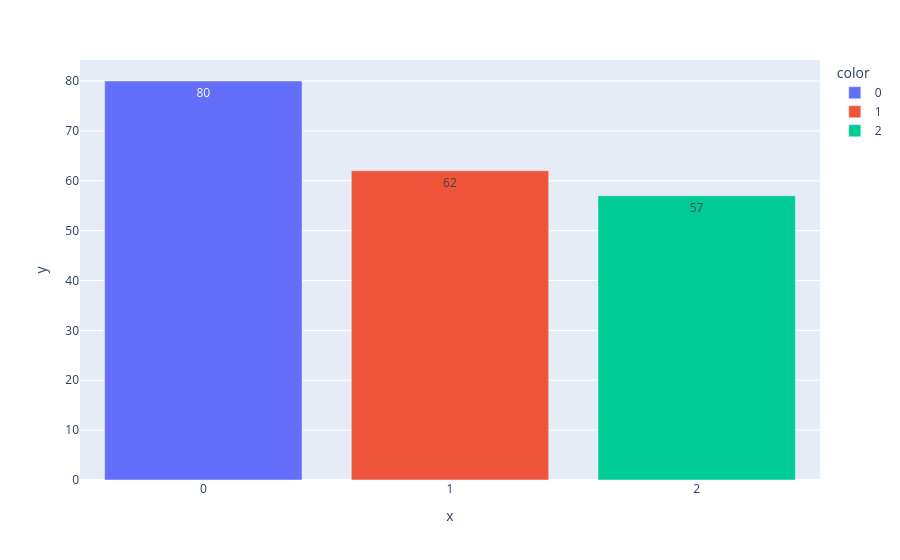

Notebook code cell kept with this figure:
### Code cell
# Diagramme en barre des nombres d'observations
bar_plot(val1)

### Figure 1 — Plotly figure (JSON) as saved in the notebook; plotly's stock layout.template omitted (floating-point values rounded to 4 significant figures)
{"data": [{"hovertemplate": "color=0<br>x=%{x}<br>y=%{y}<extra></extra>", "legendgroup": "0", "marker": {"color": "#636efa", "pattern": {"shape": ""}}, "name": "0", "orientation": "v", "showlegend": true, "textposition": "auto", "texttemplate": "%{y}", "type": "bar", "x": ["0"], "xaxis": "x", "y": [80], "yaxis": "y"}, {"hovertemplate": "color=1<br>x=%{x}<br>y=%{y}<extra></extra>", "legendgroup": "1", "marker": {"color": "#EF553B", "pattern": {"shape": ""}}, "name": "1", "orientation": "v", "showlegend": true, "textposition": "auto", "texttemplate": "%{y}", "type": "bar", "x": ["1"], "xaxis": "x", "y": [62], "yaxis": "y"}, {"hovertemplate": "color=2<br>x=%{x}<br>y=%{y}<extra></extra>", "legendgroup": "2", "marker": {"color": "#00cc96", "pattern": {"shape": ""}}, "name": "2", "orientation": "v", "showlegend": true, "textposition": "auto", "texttemplate": "%{y}", "type": "bar", "x": ["2"], "xaxis": "x", "y": [57], "yaxis": "y"}], "layout": {"barmode": "relative", "legend": {"title": {"text": "color"}, "tracegroupgap": 0}, "margin": {"t": 60}, "xaxis": {"anchor": "y", "domain": [0, 1], "title": {"text": "x"}}, "yaxis": {"anchor": "x", "domain": [0, 1], "title": {"text": "y"}}}}
